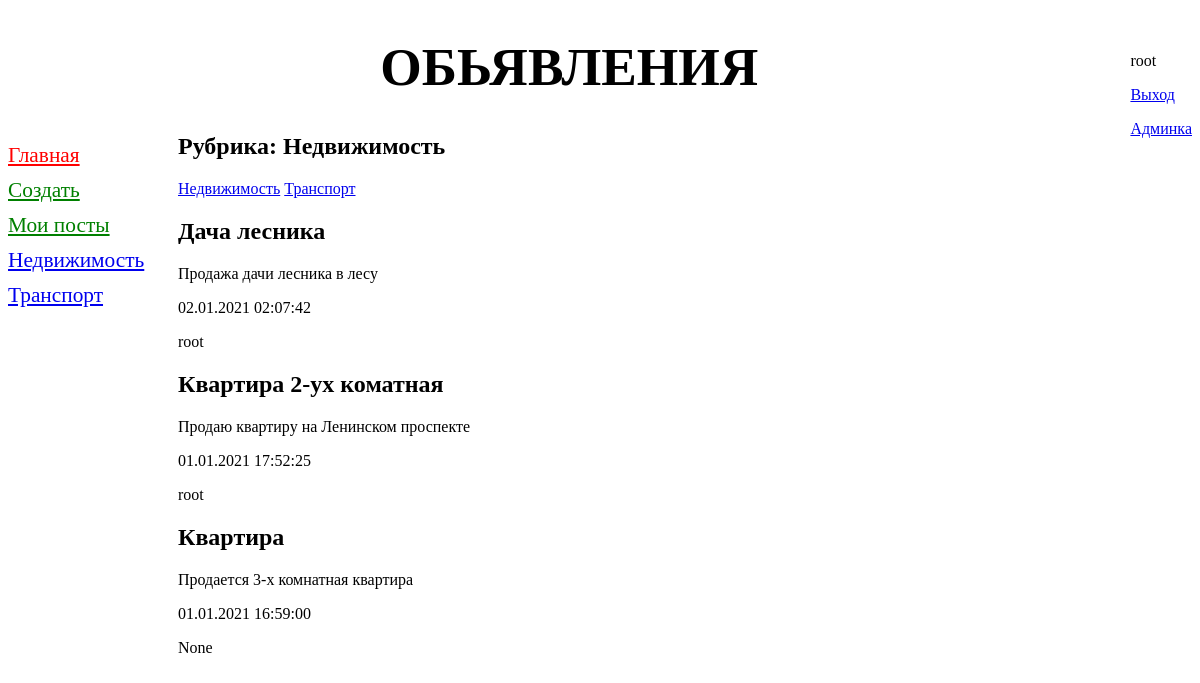
The app's page /bboard/1/ (signed in) with its own data.
### bboard/models.py (models this page shows, shortened)
class Rubric(models.Model):
    name = models.CharField(max_length=20, db_index=True, verbose_name="Название")
    class Meta:
        verbose_name = "Рубрика"
        verbose_name_plural = "Рубрики"
        ordering = ['name']

class Bb(models.Model):
    title = models.CharField(max_length=50, verbose_name="Товар")
    content = models.TextField(null=True, blank=True, verbose_name="Описание")
    rubric = models.ForeignKey('Rubric', null=True, on_delete=models.PROTECT, verbose_name="Рубрика")
    price = models.FloatField(null=True, blank=True, verbose_name="Цена")
    published = models.DateTimeField(auto_now_add=True, db_index=True, verbose_name="Опубликовано")
    user = models.ForeignKey(User, on_delete=models.CASCADE, null=True, default=User, verbose_name="Пользователь")
    class Meta:
        verbose_name = "Обьявление"
        verbose_name_plural = "Обьявления"
        ordering = ['-published']

### bboard/views.py (the view)
# urls.py: path('<int:rubric_id>/', by_rubric, name='by_rubric'),
def by_rubric(request, rubric_id):
    bbs = Bb.objects.filter(rubric=rubric_id)
    rubrics = Rubric.objects.all()
    current_rubric = Rubric.objects.get(pk=rubric_id)
    context = {'bbs': bbs, 'rubrics': rubrics, 'current_rubric': current_rubric}
    return render(request, 'bboard/by_rubric.html', context)

### templates/bboard/by_rubric.html
{% extends 'base.html' %}
{% block content %}
    <h2>Рубрика: {{ current_rubric.name }}</h2>
    <div>
        {% for rubric in rubrics %}
            <a href="/bboard/{{ rubric.pk }}">{{ rubric.name }}</a>
        {% endfor %}
    </div>
    {% for bb in bbs %}
        <div>
            <h2>{{ bb.title }}</h2>
            <p>{{ bb.content }}</p>
            <p>{{ bb.published|date:"d.m.Y H:i:s" }}</p>
            <p>{{ bb.user }}</p>
        </div>
    {% endfor %}
{% endblock %}

### templates/base.html (shortened to what this page needs)
<!DOCTYPE html>
{% load static %}
<html lang="ru">
<head>
    <link href="{% static 'css/style.css' %}" rel="stylesheet">
</head>
<body>
<div style="float: right">
    <p>{{ user.username }}</p>
    {% if user.is_authenticated %}
        <p><a href="{% url 'logout' %}">Выход</a></p>
        <p><a href="/admin">Админка</a> </p>
    {% else %}
        <p>You are not logged in.</p>
        <a href="{% url 'login' %}">Вход</a>
        <a href="{% url 'signup' %}">Регистрация</a>
    {% endif %}
</div>
<header>
    <h1>Обьявления</h1>
    <nav>
        <a href="{%  url 'index' %}" style="color: red">Главная</a>
        {% if user.is_authenticated %}
            <a href="{%  url 'add' %}" style="color: green">Создать</a>
            <a href="{%  url 'my_posts' %}" style="color: green">Мои посты</a>
        {% endif %}
        {% for rubric in rubrics %}
            <a href="{% url 'by_rubric' rubric.pk %}">{{ rubric.name }}</a>
        {% endfor %}
    </nav>
<section>
            {% block content %}
            {% endblock %}
        </section>
</header>
</body>
</html>

### static/css/style.css (style rules this page uses)
header h1 { font-size: 40pt; text-transform: uppercase; text-align: center; }
nav { font-size: 16pt; width: 150px; float: left; }
nav a { display: block; margin: 10px 0px; }
section { margin-left: 170px; }

### records on screen
Rubric: name "Недвижимость"
Rubric: name "Транспорт"
Bb: title "Дача лесника", content "Продажа дачи лесника в лесу", published "02.01.2021 02:07:42", user "root"
Bb: title "Квартира 2-ух коматная", content "Продаю квартиру на Ленинском проспекте", published "01.01.2021 17:52:25", user "root"
Bb: title "Квартира", content "Продается 3-х комнатная квартира", published "01.01.2021 16:59:00", user "None"

### other values on screen
{{ user.username }} "root"
